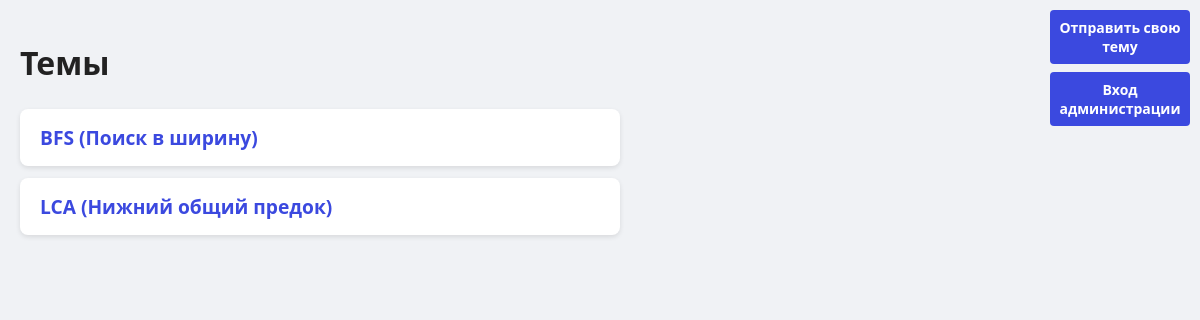
Before: / with the older database file.
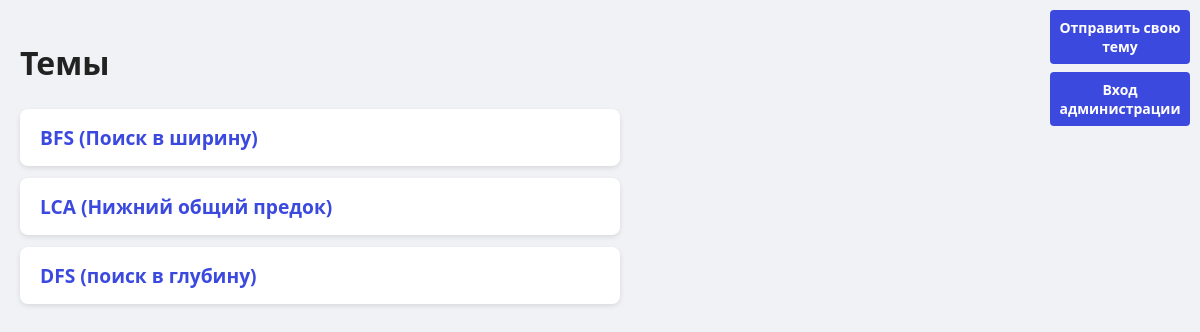
After: the same page with the newer database file.
### algosite/models.py (models this page shows, shortened)
class Topic(models.Model):
    slug = models.SlugField(max_length=100, unique=True)
    title = models.CharField(max_length=200)
    explanation = models.TextField()
    example_code = models.TextField()

### algosite/views.py (the view)
# urls.py: path('', views.index, name='index'),
def index(request):
    topics = Topic.objects.all()
    context = {'topics': topics}
    if request.user.is_authenticated:
        context['show_applications_button'] = True
    else:
        context['show_applications_button'] = False
    return render(request, 'algosite/index.html', context)

### algosite/templates/algosite/index.html (shortened to what this page needs)
<!DOCTYPE html>
<html lang="ru">
<head>
</head>
<body>
<div class="top-buttons">
  {% if not user.is_authenticated %}
    <a href="{% url 'submit_topic' %}" class="btn">Отправить свою тему</a>
  {% endif %}
  {% if user.is_authenticated %}
    <form method="post" action="{% url 'logout' %}" class="logout-form">
      {% csrf_token %}
      <button type="submit" class="logout-btn">Выйти</button>
    </form>
    <a href="{% url 'topic_requests' %}" class="btn">Заявки</a>
  {% else %}
    <a href="{% url 'login' %}" class="btn">Вход администрации</a>
  {% endif %}
</div>
<h1>Темы</h1>
<ul>
  {% for topic in topics %}
    <li><a href="{% url 'topic_detail' topic.slug %}" class="topic-link">{{ topic.title }}</a></li>
  {% endfor %}
</ul>
</body>
</html>

### algosite/templates/algosite/index.html (style rules this page uses)
body { font-family: 'Segoe UI', Tahoma, Geneva, Verdana, sans-serif; background: #f0f2f5; margin: 0; padding: 20px; position: relative; min-height: 100vh; }
h1 { color: #222; margin-bottom: 25px; }
ul { list-style: none; padding: 0; max-width: 600px; }
li { background: white; margin-bottom: 12px; padding: 15px 20px; border-radius: 8px; box-shadow: 0 2px 5px rgba(0,0,0,0.1); font-size: 1.2rem; transition: background-color 0.3s ease; }
a.topic-link { color: #3b49df; text-decoration: none; font-weight: bold; display: block; }
.top-buttons { position: fixed; top: 10px; right: 10px; display: flex; flex-direction: column; gap: 8px; z-index: 1000; }
.btn { display: inline-block; width: 140px; padding: 8px 0; border: none; border-radius: 4px; background-color: #3b49df; color: white; font-weight: bold; font-size: 14px; text-align: center; cursor: pointer; text-decoration: none; }

Changed rows visible on the page:
added Topic: title "DFS (поиск в глубину)"
